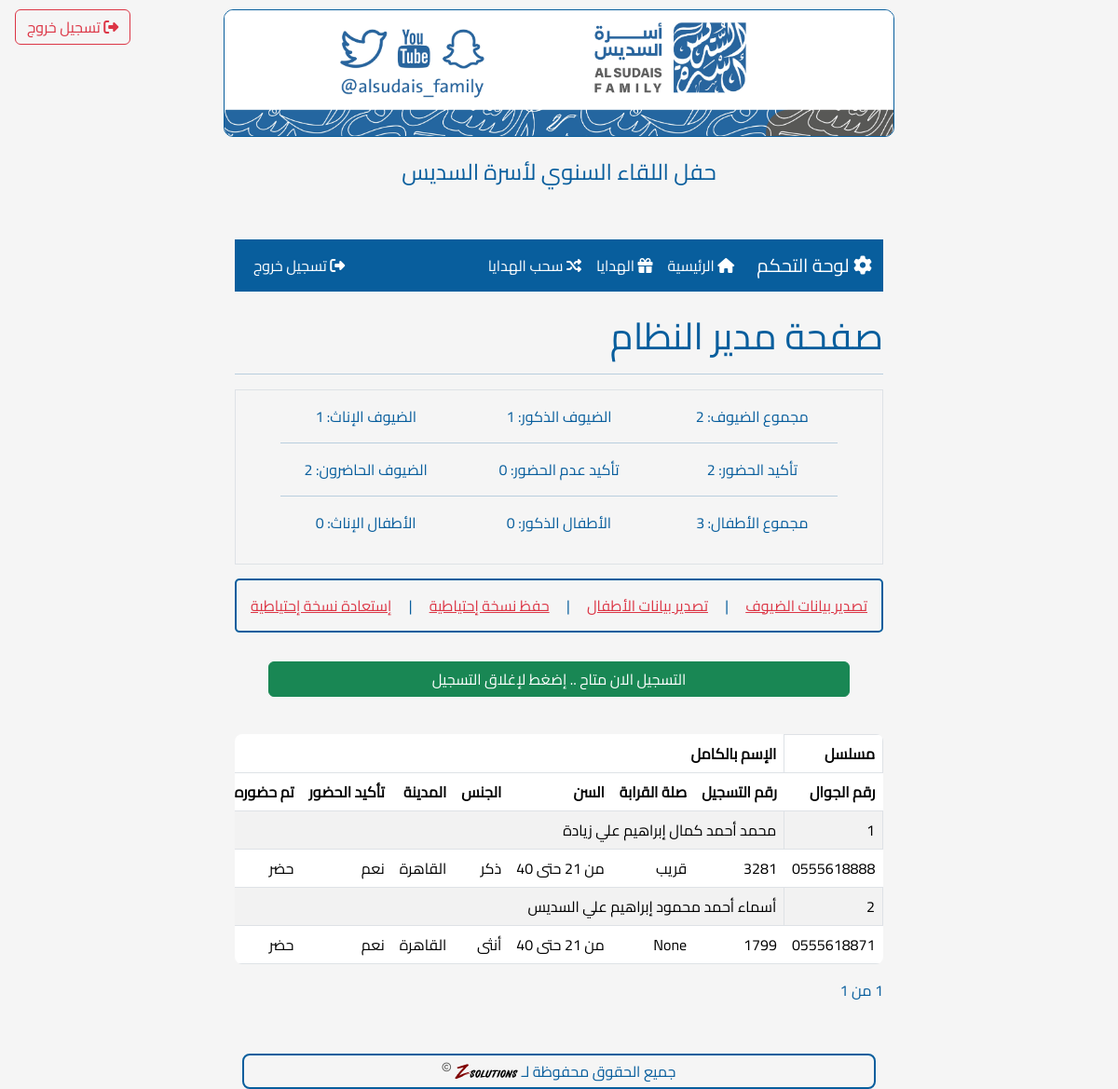
Before: /admin (signed in) with the older database file.
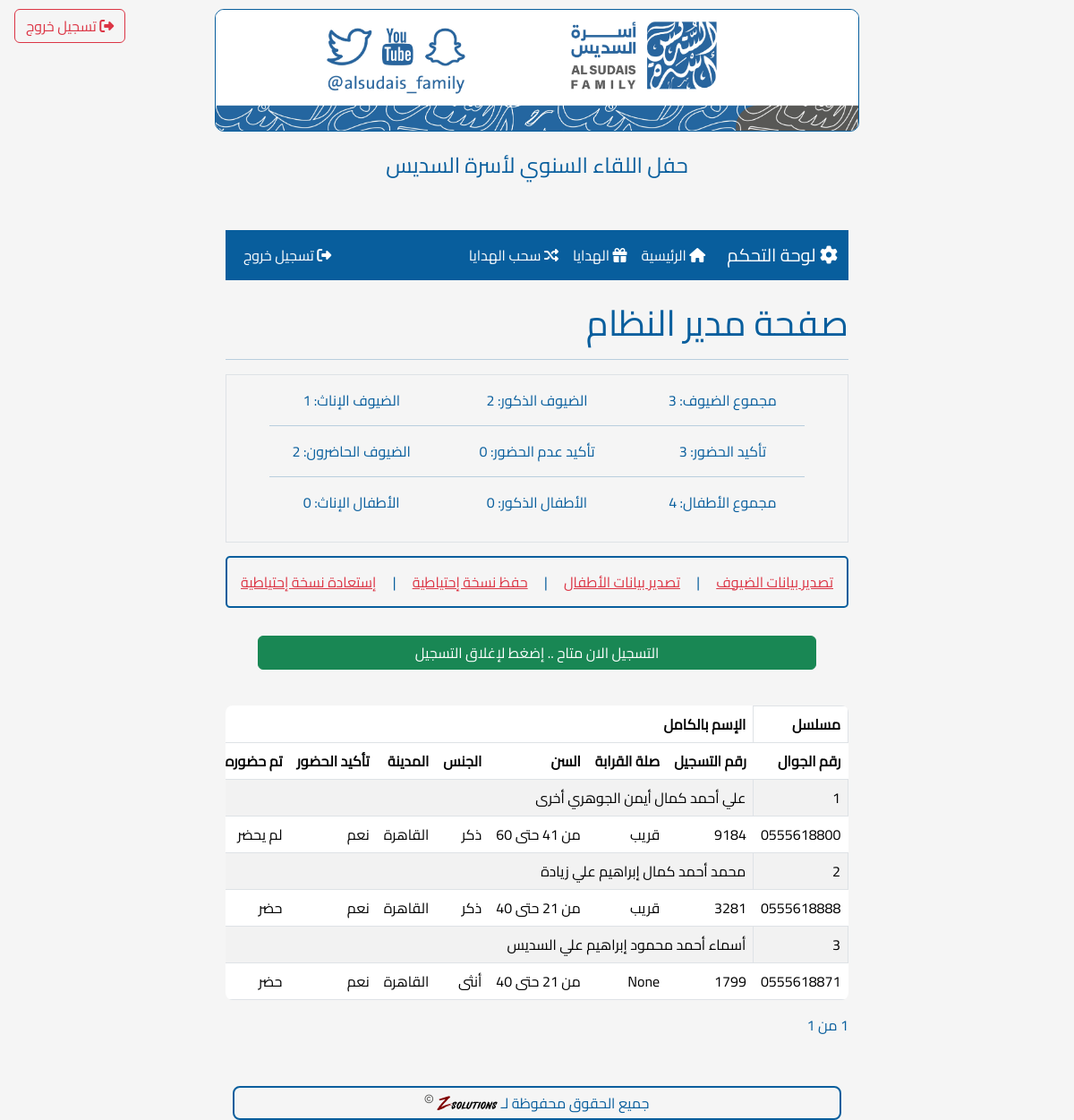
After: the same page with the newer database file.
### app.py (models this page shows)
class Registration(db.Model):
    __tablename__ = "registration"
    id = db.Column(db.Integer, primary_key=True, autoincrement=True)
    phone_number = db.Column(db.String(16), unique=True, nullable=False)
    first_name = db.Column(db.Text, nullable=False)
    family_name = db.Column(db.Text, nullable=False)
    father_name = db.Column(db.Text)
    first_grand_name = db.Column(db.Text)
    second_grand_name = db.Column(db.Text)
    third_grand_name = db.Column(db.Text)
    relation = db.Column(db.Text)
    age = db.Column(db.String(3))
    gender = db.Column(db.String(15))
    city = db.Column(db.Text)
    attendance = db.Column(db.Text, nullable=False)
    ideas = db.Column(db.Text)
    registration_number = db.Column(db.String(4), unique=True)
    prize_id = db.Column(db.Integer, db.ForeignKey("prize.id", name="fk_reg_prize_id"))
    is_attended = db.Column(db.Boolean, default=False)

### app.py (the view)
@app.route("/admin/", methods=["GET"])
@app.route("/admin", methods=["GET"])
@role_required(['admin'])
def admin():
    page = request.args.get('page', 1, type=int)
    per_page = 10
    guests_query = Registration.query
    guests = guests_query.order_by(Registration.id.desc()).paginate(
        page=page, per_page=per_page, error_out=False
    )
    guests_count = guests_query.count()
    guest_attendance = guests_query.filter(
        Registration.attendance == "سوف أحضر باذن الله"
    ).count()
    guest_not_attendance = guests_query.filter(
        Registration.attendance == "أعتذر عن الحضور"
    ).count()
    guest_is_attended = guests_query.filter(Registration.is_attended.is_(True)).count()
    guest_male = guests_query.filter(Registration.gender == "ذكر").count()
    guest_female = guests_query.filter(Registration.gender == "أنثى").count()
    children_count = Children.query.count()
    children_male = Children.query.filter(Children.gender == "ذكر").count()
    children_female = Children.query.filter(Children.gender == "أنثى").count()
    close_registrations_form = CloseRegistrationForm()
    close_registrations = app.config["Close_Registrations"]
    return render_template(
        'admin.html',
        guests=guests,
        guests_count=guests_count,
        guest_attendance=guest_attendance,
        guest_not_attendance=guest_not_attendance,
        guest_is_attended=guest_is_attended,
        guest_male=guest_male,
        guest_female=guest_female,
        children_count=children_count,
        children_male=children_male,
        children_female=children_female,
        form=close_registrations_form,
        close_registrations=close_registrations,
    )

### app.py (called while the page is built)
def role_required(allowed_roles):
    def decorator(f):
        @wraps(f)
        def decorated_function(*args, **kwargs):
            if 'role' not in session:
                flash('يرجى تسجيل الدخول أولاً', 'error')
                if request.endpoint != 'admin_login':  # Prevent redirect loop
                    return redirect(url_for('admin_login'))
                return f(*args, **kwargs)
            if session['role'] not in allowed_roles:
                flash('غير مصرح لك بالوصول لهذه الصفحة', 'error')
                if session['role'] == 'receptionist':
                    return redirect(url_for('confirm_attendence'))
                return redirect(url_for('index'))
            return f(*args, **kwargs)
        return decorated_function
    return decorator

### templates/admin.html (shortened to what this page needs)
<!DOCTYPE html>
{% extends 'base.html' %}
{% block content %}
    {% include 'includes/logout_button.html' %}
    {% include 'includes/admin_navbar.html' %}
    <h1 class="col">صفحة مدير النظام</h1>
    <hr>
    <div class="border border-1 text-center px-5">
        <div class="row pt-3">
            <div class="col-md-4">
                    <p>مجموع الضيوف: {{guests_count}}</p>
            </div>
            <div class="col-md-4">
                    <p>الضيوف الذكور: {{guest_male}}</p>
            </div>
            <div class="col-md-4">
                    <p>الضيوف الإناث: {{guest_female}}</p>
            </div>
        </div>
        <hr class="p-0 m-0">
        <div class="row pt-3">
            <div class="col-md-4">
                    <p>تأكيد الحضور: {{guest_attendance}}</p>
            </div>
            <div class="col-md-4">
                    <p>تأكيد عدم الحضور: {{guest_not_attendance}}</p>
            </div>
            <div class="col-md-4">
                    <p>الضيوف الحاضرون: {{guest_is_attended}}</p>
            </div>
        </div>
        <hr class="p-0 m-0">
        <div class="row pt-3 pb-3">
            <div class="col-md-4">
                    <p>مجموع الأطفال: {{children_count}}</p>
            </div>
            <div class="col-md-4">
                    <p>الأطفال الذكور: {{children_male}}</p>
            </div>
            <div class="col-md-4">
                    <p>الأطفال الإناث: {{children_female}}</p>
            </div>
        </div>
    </div>
    <div style="display: flex; justify-content: space-between; padding:15px; margin-block: 15px; border-color: #085E9D; border-width: 2px; border-radius: 5px; border-style: solid;">
        <a href="{{ url_for('export_to_excel') }}" class="text-danger">تصدير بيانات الضيوف</a>
        <a style="color: 3085E9D;"> | </a>
        <a href="{{ url_for('export_children_excel') }}" class="text-danger">تصدير بيانات الأطفال</a>
        <a style="color: 3085E9D;"> | </a>
        <a href="{{ url_for('backup_db') }}" class="text-danger">حفظ نسخة إحتياطية</a>
        <a style="color: 3085E9D;"> | </a>
        <form method="post" enctype="multipart/form-data" action="{{ url_for('upload_file') }}">
            <a href="#" class="text-danger" onclick="document.getElementById('file-upload').click();">إستعادة نسخة إحتياطية</a>
        </form>
    </div>
    <div>
        <form action="{{ url_for('admin') }}" method="post" class="py-3">
            <div class="row">
                {%if close_registrations%}
                <button type="submit" class="col btn btn-danger mx-5" name="reg_status_form">التسجيل الان مغلق .. إضغط لإتاحة التسجيل</button>
                {%else%}
                <button type="submit" class="col btn btn-success mx-5" name="reg_status_form">التسجيل الان متاح .. إضغط لإغلاق التسجيل</button>
                {%endif%}
            </div>
        </form>
    </div>
    <div class="table-responsive mt-4">
        <table class="table table-striped">
            <thead>
                <tr>
                    <th class="border border-1">مسلسل</th>
                    <th colspan="7">الإسم بالكامل</th>
                <tr>
                    <th>رقم الجوال</th>
                    <th>رقم التسجيل</th>
                    <th>صلة القرابة</th>
                    <th>السن</th>
                    <th>الجنس</th>
                    <th>المدينة</th>
                    <th>تأكيد الحضور</th>
                    <th>تم حضوره</th>
                </tr>
            </thead>
            <tbody>
                {% for guest in guests.items %}
                <tr>
                    <td class="border border-1">{{ loop.index }}</td>
                    <td colspan="7">{{ guest.first_name }} {{ guest.father_name }} {{ guest.first_grand_name }} {{ guest.second_grand_name }} {{ guest.third_grand_name }} {{ guest.family_name }}</td>
                </tr>
                <tr>
                    <td>{{ guest.phone_number }}</td>
                    <td>{{ guest.registration_number }}</td>
                    <td>{{ guest.relation }}</td>
                    <td>{{ guest.age|replace('سنة', '') }}</td>
                    <td>{{ guest.gender }}</td>
                    <td>{{ guest.city }}</td>
                    <td>{% if guest.attendance=='سوف أحضر باذن الله' %}نعم{% else %}أعتذر{%endif%}</td>
                    <td>{% if guest.is_attended %}حضر{% else %}لم يحضر{%endif%}</td>
                </tr>
                {% endfor %}
            </tbody>
        </table>
    </div>
    <div class="pagination">
        <span>{{ guests.page }} من {{ guests.pages }}</span>
    </div>
    <br>
{% endblock %}

### templates/base.html (shortened to what this page needs)
<!DOCTYPE html>
<html lang="ar" dir="rtl">
<head>
    <link rel="stylesheet" href="https://cdn.jsdelivr.net/npm/bootstrap@5.3.2/dist/css/bootstrap.rtl.min.css">
    <link rel="stylesheet" href="https://cdnjs.cloudflare.com/ajax/libs/font-awesome/6.5.1/css/all.min.css">
    <link rel="stylesheet" href="{{ url_for('static', filename='styles/mystyle.css') }}">
</head>
<body>
    <div class="page-wrapper d-flex flex-column h-100">
        <div class="content-wrapper flex-grow-1">
            <div class="header">
                <img src="/static/Header.jpg" alt="Header Image">
                <div class="welcome-message">حفل اللقاء السنوي لأسرة السديس</div>
            </div>
            <div class="container mt-4">
                {% block content %}{% endblock %}
            </div>
        </div>
        <div class="footer mt-auto">
            <p>جميع الحقوق محفوظة لـ <a href="https://thez.solutions/home" target="_blank"><img src="{{ url_for('static', filename='z_logo.svg') }}" alt="Z Solutions" style="height: 20px; vertical-align: middle;"></a> <i class="far fa-copyright" style="color: #585856; font-size: 0.6em; vertical-align: super;"></i></p>
        </div>
    </div>
</body>
</html>

### templates/includes/logout_button.html
{% if 'role' in session %}
<div class="position-fixed top-0 end-0 m-3">
    <a href="{{ url_for('admin_logout') }}" class="btn btn-outline-danger">
        <i class="fas fa-sign-out-alt"></i> تسجيل خروج
    </a>
</div>
{% endif %}

### templates/includes/admin_navbar.html (shortened to what this page needs)
{% if session.get('role') == 'admin' %}
<nav class="navbar navbar-expand-lg mb-4" style="background-color: #085E9D;">
    <div class="container">
        <a class="navbar-brand text-white" href="{{ url_for('admin') }}">
            <i class="fas fa-cog"></i> لوحة التحكم
        </a>
        <div class="collapse navbar-collapse" id="adminNavbar">
            <ul class="navbar-nav me-auto mb-2 mb-lg-0">
                <li class="nav-item">
                    <a class="nav-link text-white {% if request.endpoint == 'admin' %}active{% endif %}" href="{{ url_for('admin') }}">
                        <i class="fas fa-home"></i> الرئيسية
                    </a>
                </li>
                <li class="nav-item">
                    <a class="nav-link text-white {% if request.endpoint == 'list_prizes' %}active{% endif %}" href="{{ url_for('list_prizes') }}">
                        <i class="fas fa-gift"></i> الهدايا
                    </a>
                </li>
                <li class="nav-item">
                    <a class="nav-link text-white {% if request.endpoint == 'withdraw_prize' %}active{% endif %}" href="{{ url_for('withdraw_prize') }}">
                        <i class="fas fa-random"></i> سحب الهدايا
                    </a>
                </li>
            </ul>
            <ul class="navbar-nav">
                <li class="nav-item">
                    <a class="nav-link text-white" href="{{ url_for('admin_logout') }}" onclick="return confirm('هل أنت متأكد من تسجيل الخروج؟')">
                        <i class="fas fa-sign-out-alt"></i> تسجيل خروج
                    </a>
                </li>
            </ul>
        </div>
    </div>
</nav>
{% endif %}

### static/styles/mystyle.css (style rules this page uses)
* { font-family: 'Cairo-Regular', sans-serif; }
html, body { height: 100%; margin: 0; }
body { font-family: 'Cairo-Regular', sans-serif; background-color: whitesmoke; color: #085E9D; font-family: Arial, sans-serif; margin-left: auto; margin-right: auto; display: flex; flex-direction: column; }
.page-wrapper { min-height: 100vh; display: flex; flex-direction: column; }
.content-wrapper { flex: 1 0 auto; padding-bottom: 2rem; }
.footer { flex-shrink: 0; text-align: center; padding: 5px 0; margin: 0 20px 10px 20px; color: #085E9D; border-radius: 8px; border-width: 2px; border-color: #085E9D; border-style: solid; }
.footer p { margin: 0; line-height: 24px; }
.footer a { color: white; text-decoration: none; }
@media (min-width: 768px) { body { max-width: 60%; } }
.header { position: relative; width: 100%; margin-bottom: 20px; z-index: 1; padding-top: 10px; padding-bottom: 10px; text-align: center; }
.header img { max-width: 100%; min-height: 100px; border-radius: 10px; border-width: 1px; border-color: #085E9D; border-style: solid; }
.welcome-message { font-size: 24px; margin: 20px 0; }
.position-fixed.top-0.end-0 { z-index: 1000; position: absolute !important; margin-top: 10px !important; }
.table-responsive { display: block; width: 100%; overflow-x: auto; -webkit-overflow-scrolling: touch; margin-bottom: 1rem; border-radius: 8px; }
.table-responsive table { margin-bottom: 0; white-space: nowrap; }

Changed rows visible on the page:
added Registration: first_name "علي", father_name "أحمد", first_grand_name "كمال", second_grand_name "أيمن", third_grand_name "الجوهري", family_name "أخرى", phone_number "0555618800", registration_number "9184", relation "قريب", age "من 41 حتى 60", gender "ذكر", city "القاهرة", shows "نعم", is_attended "لم يحضر"
Other visible differences:
{{ guests_count }}: "2" → "3"
{{ guest_male }}: "1" → "2"
{{ guest_attendance }}: "2" → "3"
{{ children_count }}: "3" → "4"
